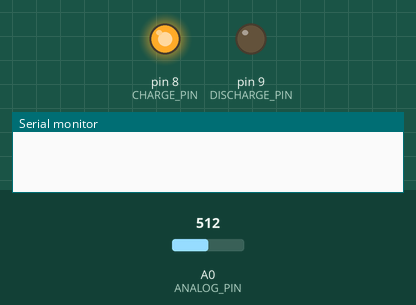
Recording of a sketch running on a simulated Arduino Uno, built with avr-gcc and run on an emulated ATmega328P. Parts: output pins drawn as LEDs (lit = HIGH), the last lines printed to the serial monitor. The inputs (shaded band) are chosen by the test bench; at power-on: A0 (ANALOG_PIN) = 512.

Above: at 1.2 s.
1.3 s: A0 (ANALOG_PIN) set to 594
3.0 s: A0 (ANALOG_PIN) set to 622
At 4.3 s:
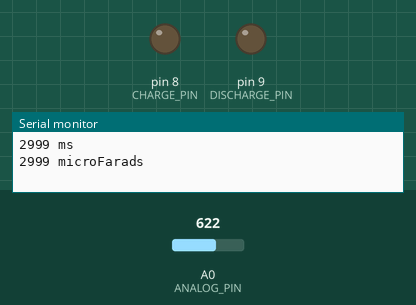
5.0 s: A0 (ANALOG_PIN) set to 0
At 5.4 s:
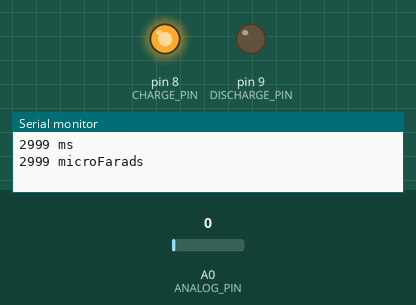
6.5 s: A0 (ANALOG_PIN) set to 620
At 8.1 s:
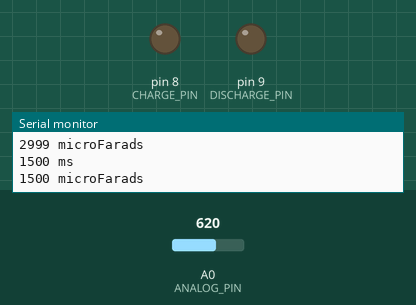
Timing chart, 0 to 9.5 s (numbered marks = the images above; inputs shaded):
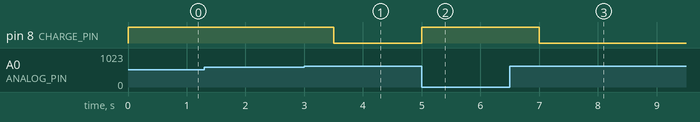

The sketch:

capacitance_meter_using_arduino1.ino
```cpp
// C++ code
// Author: Diganto
// CE, KUET
// Title: Capacitance Meter Using Arduino

// --- Pin Configuration ---
const int ANALOG_PIN     = A0;  // Analog input pin to measure capacitor voltage
const int CHARGE_PIN     = 8;   // Pin to charge the capacitor
const int DISCHARGE_PIN  = 9;   // Pin to discharge the capacitor

// --- Resistor used in series with the capacitor (Ohms) ---
const int RESISTOR_OHMS  = 1000;

// --- Timing variables ---
unsigned long startTime = 0;
unsigned long chargeDuration = 0;

// --- Capacitance values ---
float capacitanceMicroF = 0.0;
float capacitanceNanoF  = 0.0;

void setup() {
  // Initialize serial communication
  Serial.begin(9600);

  // Set charge pin to OUTPUT and LOW initially
  pinMode(CHARGE_PIN, OUTPUT);
  digitalWrite(CHARGE_PIN, LOW);
}

void loop() {
  // Step 1: Begin charging the capacitor
  digitalWrite(CHARGE_PIN, HIGH);
  startTime = millis();

  // Wait until capacitor voltage reaches 63% of supply voltage (~610 out of 1023)
  while (analogRead(ANALOG_PIN) < 610) {
    // Do nothing (wait for voltage to rise)
  }

  // Step 2: Stop charging and calculate time
  chargeDuration = millis() - startTime;

  // Step 3: Calculate capacitance in microfarads
  capacitanceMicroF = ((float)chargeDuration / RESISTOR_OHMS) * 1000.0;

  // Display timing result
  Serial.print(chargeDuration);
  Serial.println(" ms");

  // Step 4: Display result in appropriate unit
  if (capacitanceMicroF >= 1.0) {
    Serial.print((long)capacitanceMicroF);
    Serial.println(" microFarads");
  } else {
    capacitanceNanoF = capacitanceMicroF * 1000.0;
    Serial.print((long)capacitanceNanoF);
    Serial.println(" nanoFarads");
  }

  delay(500);  // Wait before discharging

  // Step 5: Discharge the capacitor fully before next reading
  dischargeCapacitor();
}

// --- Function to discharge capacitor safely ---
void dischargeCapacitor() {
  digitalWrite(CHARGE_PIN, LOW);        // Stop charging
  pinMode(DISCHARGE_PIN, OUTPUT);       // Enable discharge path
  digitalWrite(DISCHARGE_PIN, LOW);     // Discharge to GND

  // Wait until capacitor voltage drops near zero
  while (analogRead(ANALOG_PIN) > 0) {
    // Wait until fully discharged
  }

  pinMode(DISCHARGE_PIN, INPUT);        // Set back to high impedance
}
```

Measured:
- the behaviour switches between 609 and 610 on A0 (ANALOG_PIN) (found by bisection; images 0 and 1)
- after the input at 1.3 s, every drawn part: stays the same
- after the input at 3.0 s, pin 8 (CHARGE_PIN): HIGH → LOW after 0.50 s
- after the input at 5.0 s, pin 8 (CHARGE_PIN): LOW → HIGH at once
- after the input at 6.5 s, pin 8 (CHARGE_PIN): HIGH → LOW after 0.50 s
